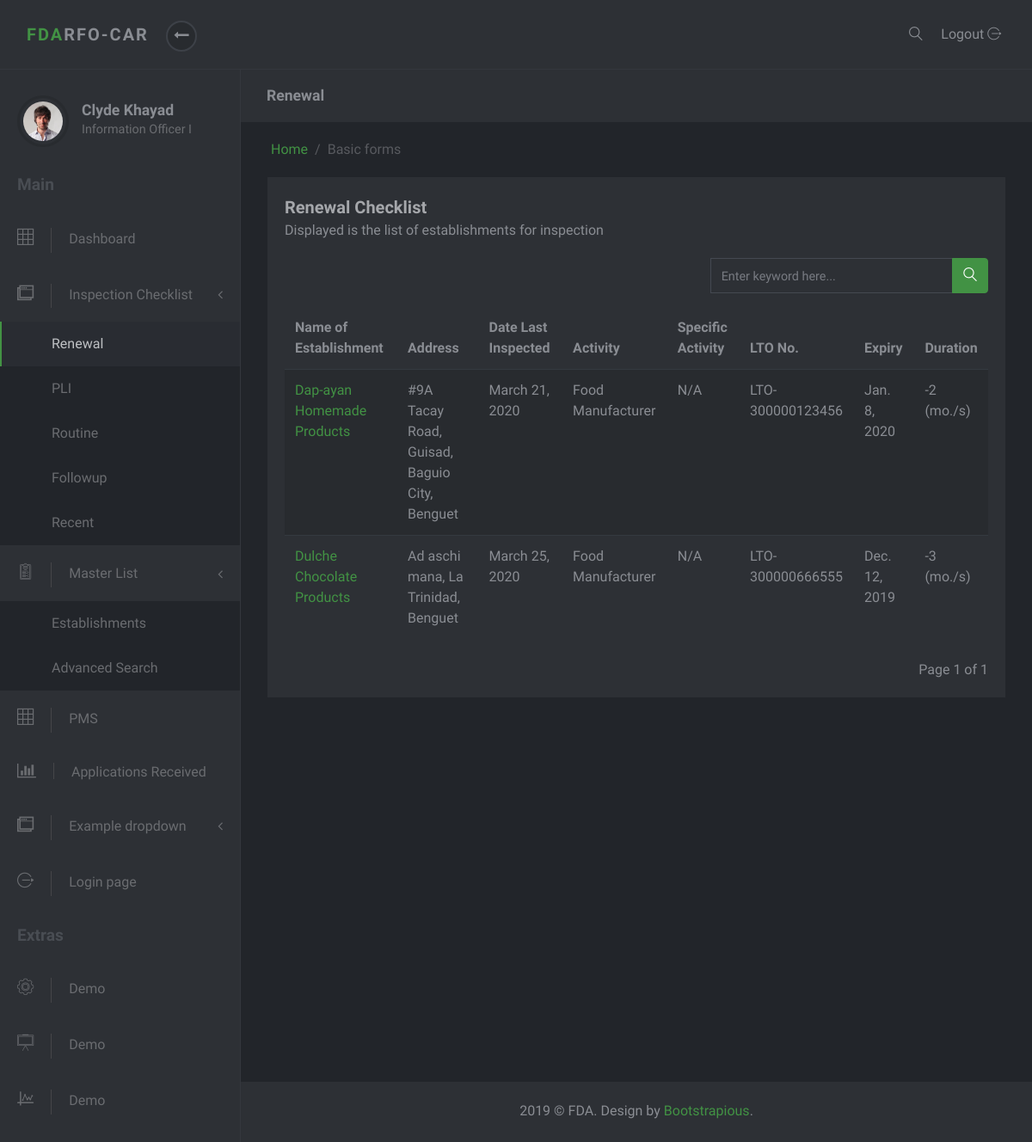
The app's page /checklist/, older data.
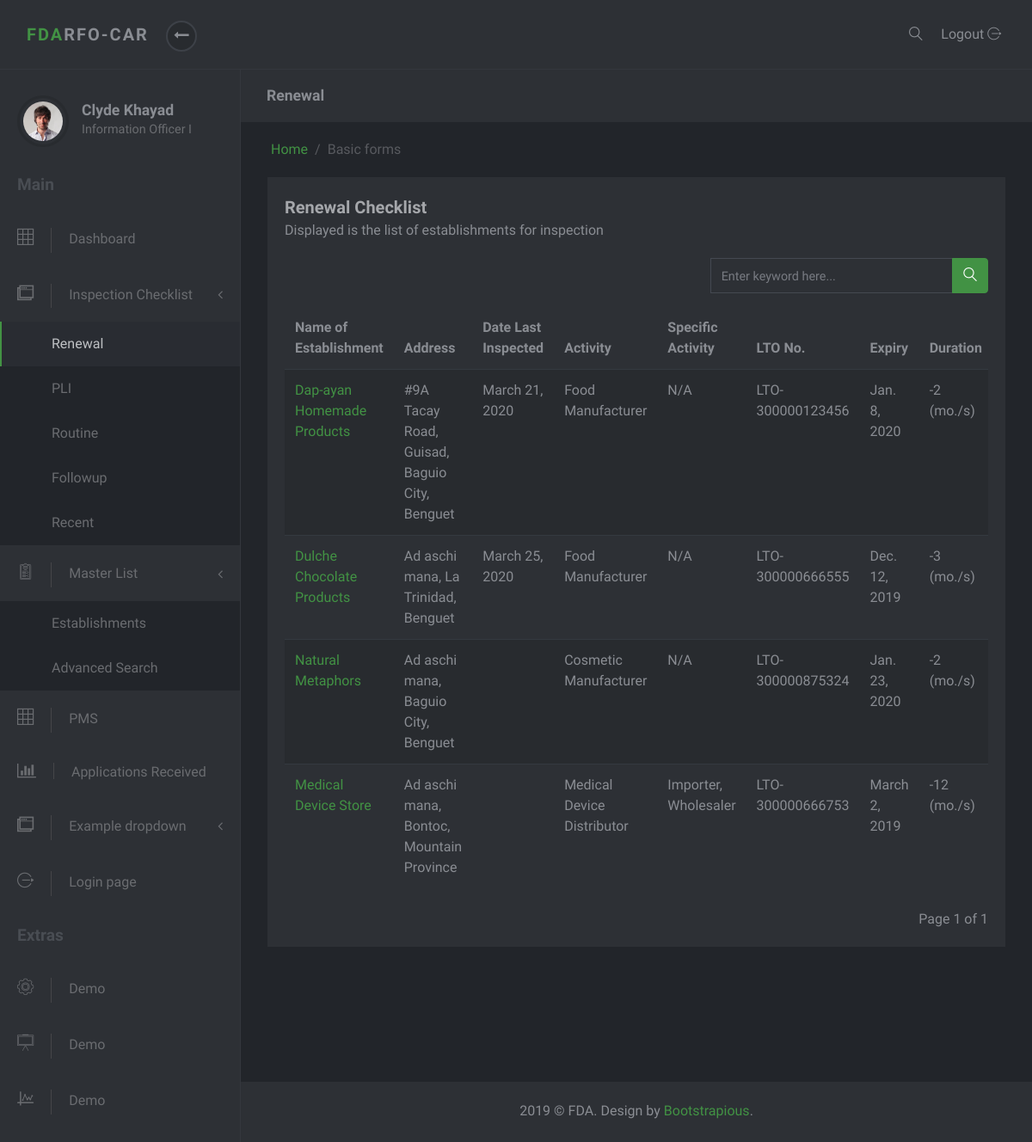
The same page, newer data.
### masterlist/models.py (models this page shows, shortened)
class Establishment(models.Model):
    date_modified = models.DateTimeField('date modified', default=timezone.now)
    application = models.CharField(max_length=1, choices=constants.APPLICATIONS)
    name = models.CharField(max_length=60)
    product_type = models.ForeignKey(ProductType, on_delete=models.SET_NULL, null=True)
    center = models.CharField(max_length=6, choices=constants.CENTERS)
    primary_activity = models.ForeignKey(PrimaryActivity, on_delete=models.CASCADE, null=True)
    specific_activity = models.ManyToManyField(SpecificActivity, verbose_name='Specific Activity/s')
    additional_activity = models.ForeignKey(AdditionalActivity, on_delete=models.SET_NULL, null=True)
    product_line = models.ForeignKey(ProductLine, on_delete=models.SET_NULL, null=True, blank=True)
    remarks = models.CharField(max_length=100, null=True, blank=True, verbose_name='Product Remarks')
    status = models.CharField(max_length=8, choices=constants.EST_STATUS, null=True, default="Active")
    folder_id = models.CharField(max_length=10, null=True, verbose_name="Folder Number")
    renchecklist = RenewalChecklistManager()
    plichecklist = PLIChecklistManager()
    objects = models.Manager()

class Address(models.Model):
    address = models.CharField(max_length=50)
    region = models.ForeignKey(Region, on_delete=models.SET_NULL, null=True)
    province = models.ForeignKey(Province, on_delete=models.SET_NULL, null=True)
    municipality_or_city = models.ForeignKey(CityOrMunicipality, on_delete=models.SET_NULL, null=True)
    def full_address(self):
        return self.address + ', ' + self.municipality_or_city.name + ', ' + self.province.name

class CityOrMunicipality(models.Model):
    name = models.CharField(max_length=30)
    province = models.ForeignKey(Province, on_delete=models.CASCADE)

class Province(models.Model):
    name = models.CharField(max_length=30)
    region = models.ForeignKey(Region, on_delete=models.SET_NULL, null=True)

class Inspection(models.Model):
    establishment = models.ForeignKey(Establishment, on_delete=models.SET_NULL, null=True)
    capa = models.ForeignKey(Capa, on_delete=models.SET_NULL, null=True, blank=True)
    type_of_inspection = models.CharField(max_length=20, choices=constants.INSPECTION_TYPES)
    date_inspected = models.DateTimeField('Date Inspected')
    frequency_of_inspection = models.IntegerField(default=0, verbose_name="Frequency of Inspection", null=True, blank=True)
    risk_rating = models.CharField(max_length=7, choices=constants.RISK_RATINGS, null=True, blank=True)
    date_of_followup_inspection = models.DateTimeField('Date of Followup Inspection', null=True, blank=True)
    inspector = models.CharField(max_length=3, choices=constants.INSPECTORS)
    remarks = models.CharField(max_length=200, blank=True)
    inspection_report = models.FileField(null=True, blank=False, upload_to=report_directory_path, verbose_name='Inspection Report')
    class Meta:
        ordering = ['-date_inspected']

class ProductType(models.Model):
    name = models.CharField(max_length=50)
    def __str__(self):
        return self.name

class PrimaryActivity(models.Model):
    name = models.CharField(max_length=150)
    def __str__(self):
        return self.name

class SpecificActivity(models.Model):
    name = models.CharField(max_length=150)

class Lto(models.Model):
    establishment = models.OneToOneField(Establishment, on_delete=models.CASCADE, null=True)
    issuance = models.DateTimeField(null=True, blank=True, verbose_name='Date Issued')
    lto_number = models.CharField(max_length=20)
    expiry = models.DateTimeField('expiry date')
    def get_duration(self):
        start_date = datetime.now().date()
        end_date = self.expiry.date()
        difference = relativedelta.relativedelta(end_date, start_date)
        month = difference.years * 12 + difference.months
        return month

### checklist/views.py (the view)
# urls.py: path('', RenewalChekListView.as_view(), name='index'),
class RenewalChekListView(ListView):
    items_per_page = 10
    model = Establishment
    template_name = 'checklist/index.html'
    context_object_name = 'list'
    def get_context_data(self, **kwargs):
        context = super().get_context_data(**kwargs)
        page = self.request.GET.get('page')
        paginator = mypaginator.MyPaginator(self.get_list(), self.items_per_page, page)
        context['paginated_result'] = paginator.get_paginated_result()
        context['ren_checklist_active'] = "active"
        return context
    def get_list(self):
        renewal_checklist = Establishment.renchecklist.get_list()
        query = self.request.GET.get('q', None)
        if query:
            renewal_checklist = Establishment.renchecklist.get_filtered_list(query=query)
        return renewal_checklist

### masterlist/models.py (called while the page is built)
    def get_list(self):
        establishments = super().get_queryset()
        checklist = []
        for est in establishments:
            if est.lto.get_duration() <= 6:
                checklist.append(est)
        return checklist

### masterlist/mypaginator.py (called while the page is built)
    def get_paginated_result(self):
        paginated_result = ''
        paginator = Paginator(self.query_set, self.items_per_page)
        page = self.page
        try:
            paginated_result = paginator.page(page)
        except PageNotAnInteger:
            paginated_result = paginator.page(1)
        except EmptyPage:
            paginated_result = paginator.page(paginator.num_pages)
        return paginated_result

### checklist/templates/checklist/index.html (shortened to what this page needs)
{% extends 'masterlist/partial/base.html' %}
{% block subtitle %} Renewal {% endblock %}
{% block content %}
<div class="row">
    <div class="col-lg-12">
        <div class="block">
            <div class="title">
                <strong>Renewal Checklist</strong>
                <span class="d-block">Displayed is the list of establishments for inspection</span>
            </div>
            <div class="row">
                <div class="col-md-7">
                </div>
                <div class="col-md-5">
                  <form action="" method='get'>
                    {% include 'masterlist/partial/search_input.html' %}
                  </form>
                </div>
            </div>
            <div class="block-body">
                <div class="table-responsive">
                    <table class="table table-striped table-hover">
                        <thead>
                        <tr>
                            <th>Name of Establishment</th>
                            <th>Address</th>
                            <th>Date Last Inspected</th>
                            <th>Activity</th>
                            <th>Specific Activity</th>
                            <th>LTO No.</th>
                            <th>Expiry</th>
                            <th>Duration</th>
                        </tr>
                        </thead>
                        <tbody>
                        {% for establishment in paginated_result %}
                        <tr>
                            <td><a href="{% url 'masterlist:est-detail' establishment.id %}" target="_blank">{{establishment.name}}</a></td>
                            <td>{{establishment.plantaddress.full_address}}</td>
                            <td>{{establishment.inspection_set.first.date_inspected.date}}</td>
                            <td>{{establishment.product_type}} {{establishment.primary_activity}}</td>
                            <td>
                            {% for spec_act in establishment.specific_activity.all %}
                              {% if forloop.last %}
                                {{spec_act.name}}
                              {% else %}
                                {{spec_act.name}},
                              {% endif %}
                            {% endfor %}
                            </td>
                            <td>{{establishment.lto.lto_number}}</td>
                            <td>{{establishment.lto.expiry.date}}</td>
                            <td>{{establishment.lto.get_duration}} (mo./s)</td>
                        </tr>
                        {% endfor %}
                        </tbody>
                    </table>
                </div>
                <br>
                {% include 'masterlist/partial/pagination.html' %}
            </div>
        </div>
    </div>
</div>
{% endblock %}

Row changes from the older to the newer data that the page shows:
added Establishment: name "Natural Metaphors", plantaddress.full_address "Ad aschi mana, Baguio City, Benguet", product_type "Cosmetic", primary_activity "Manufacturer", lto.lto_number "LTO-300000875324", lto.expiry "Jan. 23, 2020", lto.get_duration "-2", SpecificActivity (name "N/A")
added Establishment: name "Medical Device Store", plantaddress.full_address "Ad aschi mana, Bontoc, Mountain Province", product_type "Medical Device", primary_activity "Distributor", lto.lto_number "LTO-300000666753", lto.expiry "March 2, 2019", lto.get_duration "-12"
now on this page (row unchanged): SpecificActivity: name "Importer", shown under "Medical Device Store"
now on this page (row unchanged): SpecificActivity: name "Wholesaler", shown under "Medical Device Store"
